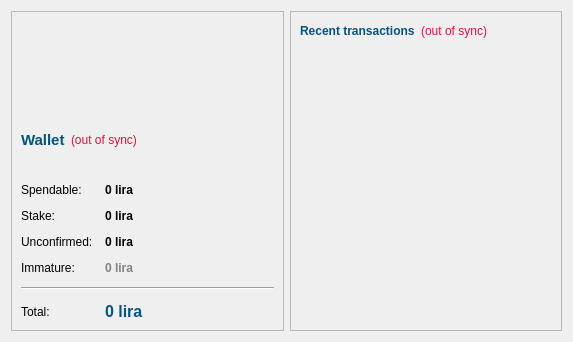
<?xml version="1.0" encoding="UTF-8"?>
<ui version="4.0">
 <class>OverviewPage</class>
 <widget class="QWidget" name="OverviewPage">
  <property name="geometry">
   <rect>
    <x>0</x>
    <y>0</y>
    <width>573</width>
    <height>342</height>
   </rect>
  </property>
  <property name="windowTitle">
   <string>Form</string>
  </property>
  <property name="autoFillBackground">
   <bool>false</bool>
  </property>
  <property name="styleSheet">
   <string notr="true"/>
  </property>
  <layout class="QHBoxLayout" name="horizontalLayout" stretch="1,1">
   <item>
    <layout class="QVBoxLayout" name="verticalLayout_2">
     <item>
      <widget class="QFrame" name="frame">
       <property name="frameShape">
        <enum>QFrame::StyledPanel</enum>
       </property>
       <property name="frameShadow">
        <enum>QFrame::Raised</enum>
       </property>
       <layout class="QVBoxLayout" name="verticalLayout_4">
        <item>
         <widget class="QLabel" name="label_2">
          <property name="minimumSize">
           <size>
            <width>230</width>
            <height>75</height>
           </size>
          </property>
          <property name="styleSheet">
           <string notr="true">image: url(:/images/res/images/logo.png);</string>
          </property>
          <property name="text">
           <string/>
          </property>
         </widget>
        </item>
        <item>
         <layout class="QHBoxLayout" name="horizontalLayout_4">
          <item>
           <widget class="QLabel" name="label_5">
            <property name="font">
             <font>
              <pointsize>11</pointsize>
              <weight>75</weight>
              <bold>true</bold>
             </font>
            </property>
            <property name="styleSheet">
             <string notr="true">color: rgb(0, 85, 127);</string>
            </property>
            <property name="text">
             <string>Wallet</string>
            </property>
           </widget>
          </item>
          <item>
           <widget class="QLabel" name="labelWalletStatus">
            <property name="toolTip">
             <string>The displayed information may be out of date. Your wallet automatically synchronizes with the Lira network after a connection is established, but this process has not completed yet.</string>
            </property>
            <property name="styleSheet">
             <string notr="true">QLabel { color: #DC143C; }</string>
            </property>
            <property name="text">
             <string notr="true">(out of sync)</string>
            </property>
            <property name="alignment">
             <set>Qt::AlignLeading|Qt::AlignLeft|Qt::AlignVCenter</set>
            </property>
           </widget>
          </item>
          <item>
           <spacer name="horizontalSpacer_2">
            <property name="orientation">
             <enum>Qt::Horizontal</enum>
            </property>
            <property name="sizeHint" stdset="0">
             <size>
              <width>40</width>
              <height>20</height>
             </size>
            </property>
           </spacer>
          </item>
         </layout>
        </item>
        <item>
         <layout class="QFormLayout" name="formLayout_2">
          <property name="fieldGrowthPolicy">
           <enum>QFormLayout::AllNonFixedFieldsGrow</enum>
          </property>
          <property name="horizontalSpacing">
           <number>12</number>
          </property>
          <property name="verticalSpacing">
           <number>12</number>
          </property>
          <item row="0" column="0">
           <widget class="QLabel" name="label">
            <property name="text">
             <string>Spendable:</string>
            </property>
           </widget>
          </item>
          <item row="0" column="1">
           <widget class="QLabel" name="labelBalance">
            <property name="font">
             <font>
              <weight>75</weight>
              <bold>true</bold>
             </font>
            </property>
            <property name="cursor">
             <cursorShape>IBeamCursor</cursorShape>
            </property>
            <property name="toolTip">
             <string>Your current spendable balance</string>
            </property>
            <property name="styleSheet">
             <string notr="true"/>
            </property>
            <property name="text">
             <string notr="true">0 lira</string>
            </property>
            <property name="textInteractionFlags">
             <set>Qt::LinksAccessibleByMouse|Qt::TextSelectableByKeyboard|Qt::TextSelectableByMouse</set>
            </property>
           </widget>
          </item>
          <item row="1" column="0">
           <widget class="QLabel" name="label_6">
            <property name="text">
             <string>Stake:</string>
            </property>
           </widget>
          </item>
          <item row="1" column="1">
           <widget class="QLabel" name="labelStake">
            <property name="font">
             <font>
              <weight>75</weight>
              <bold>true</bold>
             </font>
            </property>
            <property name="cursor">
             <cursorShape>IBeamCursor</cursorShape>
            </property>
            <property name="toolTip">
             <string>Total of coins that was staked, and do not yet count toward the current balance</string>
            </property>
            <property name="styleSheet">
             <string notr="true"/>
            </property>
            <property name="text">
             <string notr="true">0 lira</string>
            </property>
            <property name="textInteractionFlags">
             <set>Qt::LinksAccessibleByMouse|Qt::TextSelectableByKeyboard|Qt::TextSelectableByMouse</set>
            </property>
           </widget>
          </item>
          <item row="2" column="0">
           <widget class="QLabel" name="label_3">
            <property name="text">
             <string>Unconfirmed:</string>
            </property>
           </widget>
          </item>
          <item row="2" column="1">
           <widget class="QLabel" name="labelUnconfirmed">
            <property name="font">
             <font>
              <weight>75</weight>
              <bold>true</bold>
             </font>
            </property>
            <property name="cursor">
             <cursorShape>IBeamCursor</cursorShape>
            </property>
            <property name="toolTip">
             <string>Total of transactions that have yet to be confirmed, and do not yet count toward the current balance</string>
            </property>
            <property name="styleSheet">
             <string notr="true"/>
            </property>
            <property name="text">
             <string notr="true">0 lira</string>
            </property>
            <property name="textInteractionFlags">
             <set>Qt::LinksAccessibleByMouse|Qt::TextSelectableByKeyboard|Qt::TextSelectableByMouse</set>
            </property>
           </widget>
          </item>
          <item row="3" column="0">
           <widget class="QLabel" name="labelImmatureText">
            <property name="text">
             <string>Immature:</string>
            </property>
           </widget>
          </item>
          <item row="3" column="1">
           <widget class="QLabel" name="labelImmature">
            <property name="font">
             <font>
              <weight>75</weight>
              <bold>true</bold>
             </font>
            </property>
            <property name="toolTip">
             <string>Mined balance that has not yet matured</string>
            </property>
            <property name="styleSheet">
             <string notr="true">color: rgb(130, 130, 130);</string>
            </property>
            <property name="text">
             <string notr="true">0 lira</string>
            </property>
            <property name="textInteractionFlags">
             <set>Qt::LinksAccessibleByMouse|Qt::TextSelectableByKeyboard|Qt::TextSelectableByMouse</set>
            </property>
           </widget>
          </item>
          <item row="4" column="0" colspan="2">
           <widget class="Line" name="line">
            <property name="orientation">
             <enum>Qt::Horizontal</enum>
            </property>
           </widget>
          </item>
          <item row="5" column="0">
           <widget class="QLabel" name="labelTotalText">
            <property name="text">
             <string>Total:</string>
            </property>
           </widget>
          </item>
          <item row="5" column="1">
           <widget class="QLabel" name="labelTotal">
            <property name="font">
             <font>
              <pointsize>12</pointsize>
              <weight>75</weight>
              <bold>true</bold>
              <stylestrategy>PreferAntialias</stylestrategy>
             </font>
            </property>
            <property name="cursor">
             <cursorShape>IBeamCursor</cursorShape>
            </property>
            <property name="toolTip">
             <string>Your current total balance</string>
            </property>
            <property name="styleSheet">
             <string notr="true">color: rgb(0, 85, 127);</string>
            </property>
            <property name="text">
             <string notr="true">0 lira</string>
            </property>
            <property name="textInteractionFlags">
             <set>Qt::LinksAccessibleByMouse|Qt::TextSelectableByKeyboard|Qt::TextSelectableByMouse</set>
            </property>
           </widget>
          </item>
         </layout>
        </item>
       </layout>
      </widget>
     </item>
    </layout>
   </item>
   <item>
    <layout class="QVBoxLayout" name="verticalLayout_3">
     <item>
      <widget class="QFrame" name="frame_2">
       <property name="styleSheet">
        <string notr="true"/>
       </property>
       <property name="frameShape">
        <enum>QFrame::StyledPanel</enum>
       </property>
       <property name="frameShadow">
        <enum>QFrame::Raised</enum>
       </property>
       <layout class="QVBoxLayout" name="verticalLayout">
        <item>
         <layout class="QHBoxLayout" name="horizontalLayout_2">
          <item>
           <widget class="QLabel" name="label_4">
            <property name="styleSheet">
             <string notr="true">color: rgb(0, 85, 127);</string>
            </property>
            <property name="text">
             <string>&lt;b&gt;Recent transactions&lt;/b&gt;</string>
            </property>
           </widget>
          </item>
          <item>
           <widget class="QLabel" name="labelTransactionsStatus">
            <property name="toolTip">
             <string>The displayed information may be out of date. Your wallet automatically synchronizes with the Lira network after a connection is established, but this process has not completed yet.</string>
            </property>
            <property name="styleSheet">
             <string notr="true">QLabel { color: #DC143C; }</string>
            </property>
            <property name="text">
             <string notr="true">(out of sync)</string>
            </property>
            <property name="alignment">
             <set>Qt::AlignRight|Qt::AlignTrailing|Qt::AlignVCenter</set>
            </property>
           </widget>
          </item>
          <item>
           <spacer name="horizontalSpacer">
            <property name="orientation">
             <enum>Qt::Horizontal</enum>
            </property>
            <property name="sizeHint" stdset="0">
             <size>
              <width>40</width>
              <height>20</height>
             </size>
            </property>
           </spacer>
          </item>
         </layout>
        </item>
        <item>
         <widget class="QListView" name="listTransactions">
          <property name="styleSheet">
           <string notr="true">QListView { background: transparent; }</string>
          </property>
          <property name="frameShape">
           <enum>QFrame::NoFrame</enum>
          </property>
          <property name="verticalScrollBarPolicy">
           <enum>Qt::ScrollBarAlwaysOff</enum>
          </property>
          <property name="horizontalScrollBarPolicy">
           <enum>Qt::ScrollBarAlwaysOff</enum>
          </property>
          <property name="selectionMode">
           <enum>QAbstractItemView::NoSelection</enum>
          </property>
         </widget>
        </item>
       </layout>
      </widget>
     </item>
    </layout>
   </item>
  </layout>
 </widget>
 <resources/>
 <connections/>
</ui>
